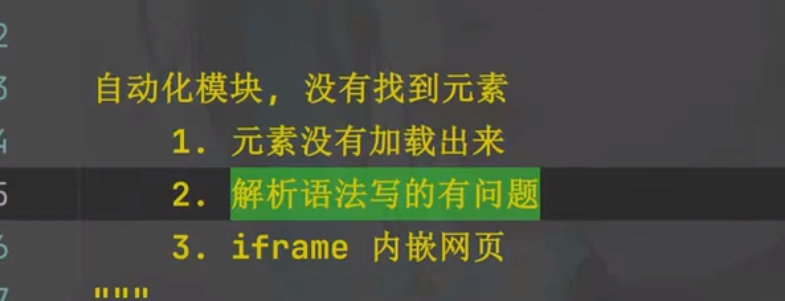
#> input picture assist/python/12306/自动化元素未加载原因.png, 785 x 301 px; its folder holds only this picture in this run
$ python -i similarity.py   (imports and definitions only)
#> lines starting #> are read from the running program, lines starting #| are printed output that depends on the picture
#> further down, picture is the input picture: shape (301, 785, 3); mean B, G, R 63.6, 77.5, 74.1
import os
import cv2
import numpy as np
import pandas as pd
from sklearn.metrics.pairwise import cosine_similarity
from tqdm import tqdm
from video_utility  import dy_root ,DestInfo
import os
import subprocess
# LBP实现（需安装 scikit-image）
from skimage.feature import local_binary_pattern
import seaborn as sns
import matplotlib.pyplot as plt
import sys
from pathlib import Path


from base import hash_text,logger_helper,UpdateTimeType


# [22 lines left out: function get_cover, not called in this run]
def extract_cover_features(cover_image):
    """提取封面特征"""
    if cover_image is None:
        return None

    # 颜色直方图 (HSV空间)
    hsv = cv2.cvtColor(cover_image, cv2.COLOR_BGR2HSV)
#> hsv: shape (301, 785, 3); mean H, S, V 115.9, 36.4, 79.7
    hist_hsv = cv2.calcHist([hsv], [0,1,2], None, [8,8,8], [0,180,0,256,0,256])
    hist_hsv = cv2.normalize(hist_hsv, hist_hsv).flatten()
#> hist_hsv = 512 values, max 0.958 at index 386, min 0 at index 0, mean 0.00375

    # LBP纹理特征
    gray = cv2.cvtColor(cover_image, cv2.COLOR_BGR2GRAY)
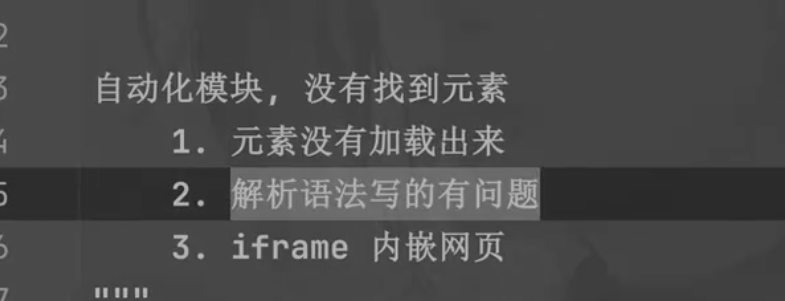
#> gray: shape (301, 785); min 34, max 203, mean 74.8
    lbp = local_binary_pattern(gray, P=8, R=1, method='uniform')
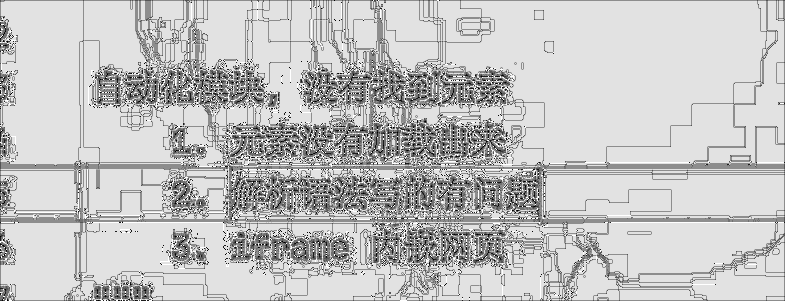
#> lbp: shape (301, 785) float64; min 0, max 9, mean 6.91; drawn with min black and max white
    hist_lbp = np.histogram(lbp, bins=10, range=(0, 10))[0]
#> hist_lbp = [1512, 4112, 1580, 9016, 13279, 33372, 4324, 6866, 155347, 6877]
    hist_lbp = hist_lbp / hist_lbp.sum()
#> hist_lbp = [0.0064, 0.0174, 0.00669, 0.0382, 0.0562, 0.141, 0.0183, 0.0291, 0.657, 0.0291]

    # 合并特征
    return np.hstack([hist_hsv, hist_lbp])
# [25 lines left out: functions process_video_folder, calculate_similarity, not called in this run]


# [42 lines not run here, left out]

    # sim_matrix_df = pd.DataFrame(sim_matrix, index=df_report['视频文件'], columns=df_report['视频文件'])
    # # 可选：保存到Excel
    # sim_matrix_df.to_excel( os.path.join(dy_root.similarity_dir,f"{dir_name}-相似度矩阵.xlsx"), index=True)

>>> import cv2
>>> picture = cv2.imread('12306/自动化元素未加载原因.png')
>>> result = extract_cover_features(picture)
#> result = 522 values, max 0.958 at index 386, min 0 at index 0, mean 0.0056

$ run again, on assist/python/12306/自动化输入.png
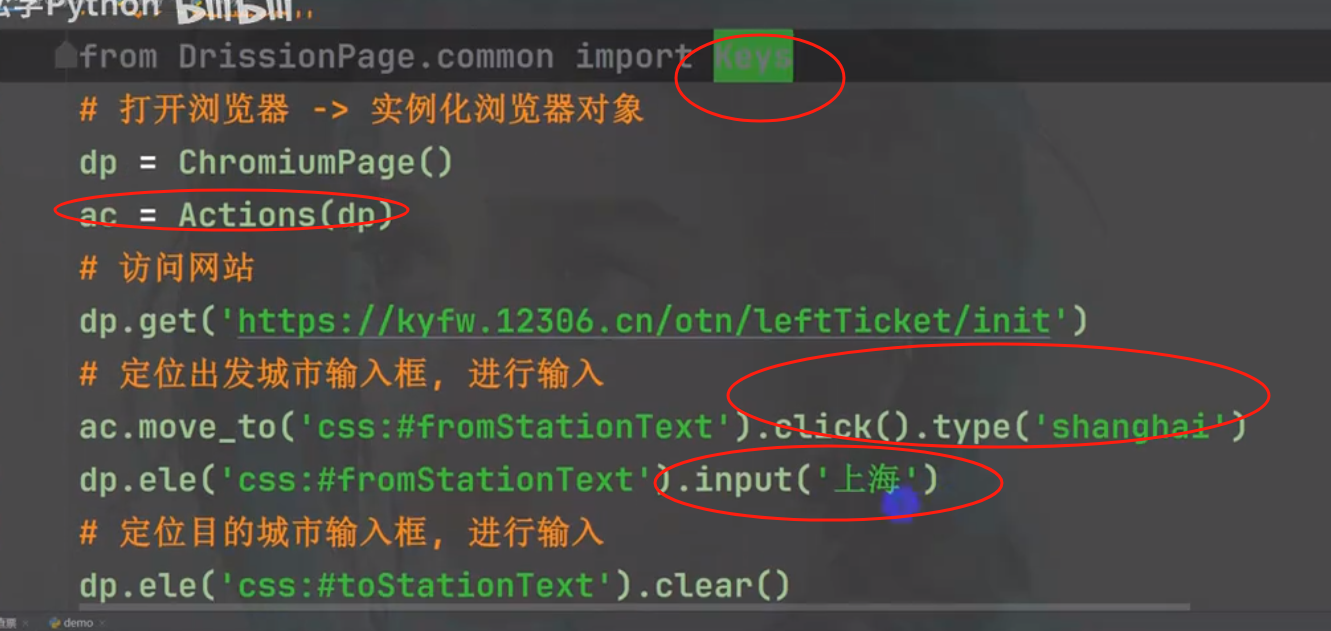
#> input picture assist/python/12306/自动化输入.png, 1331 x 631 px
#> picture is the input picture: shape (631, 1331, 3); mean B, G, R 68.8, 73.4, 74.9
#> hsv: shape (631, 1331, 3); mean H, S, V 113, 25.9, 79.7
#> hist_hsv = 512 values, max 0.933 at index 386, min 0 at index 0, mean 0.0043
#> in extract_cover_features, `gray = cv2.cvtColor(cover_image, cv2.COLOR_BGR2GRAY)`:
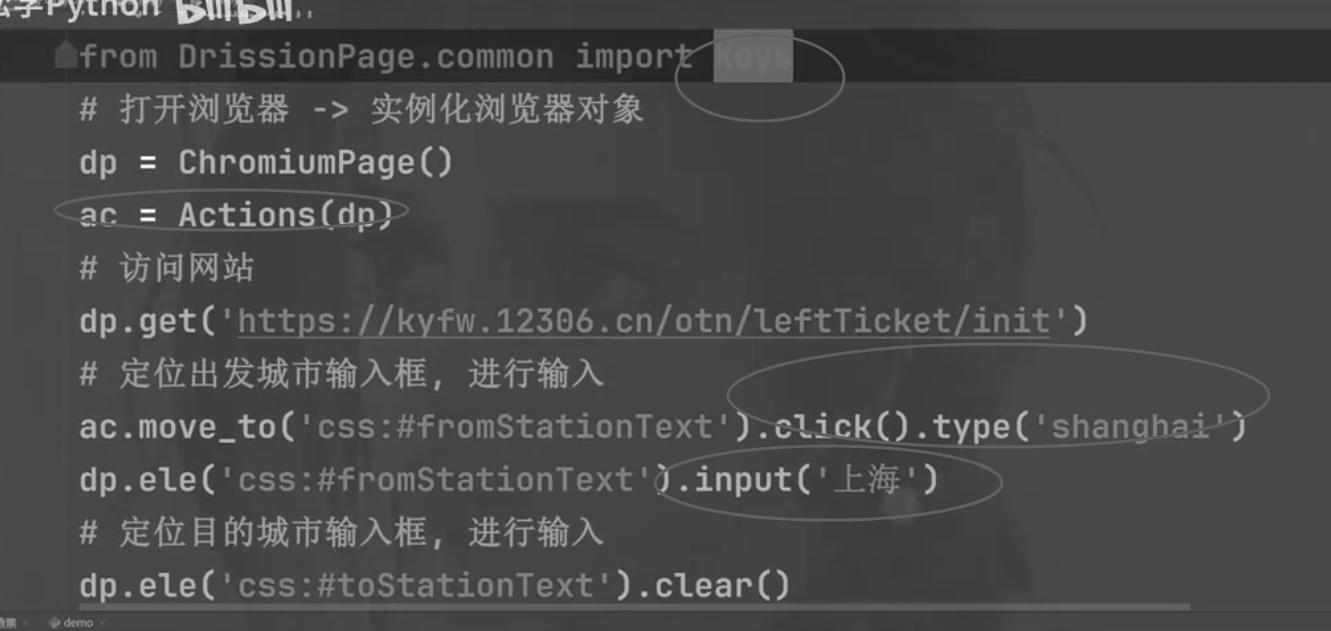
#> gray: shape (631, 1331); min 27, max 255, mean 73.2
#> in extract_cover_features, `lbp = local_binary_pattern(gray, P=8, R=1, method='uniform')`:
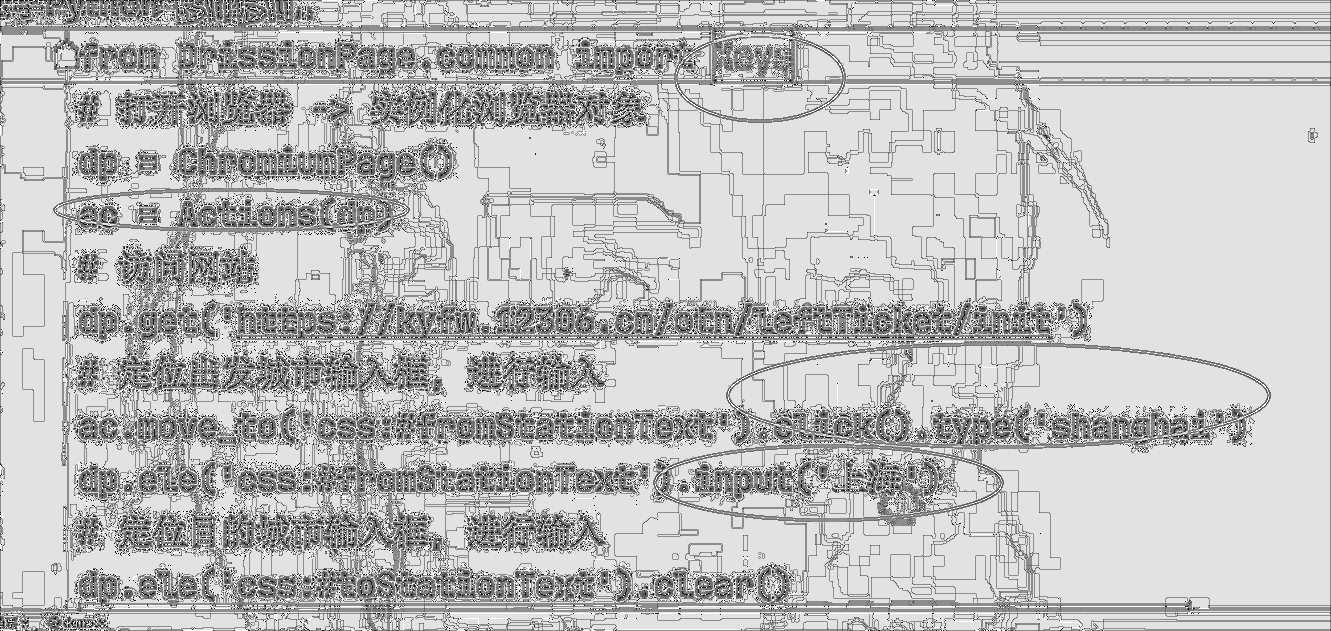
#> lbp: shape (631, 1331) float64; min 0, max 9, mean 6.78; drawn with min black and max white
#> in extract_cover_features, `hist_lbp = np.histogram(lbp, bins=10, range=(0, 10))[0]`: hist_lbp = [5328, 15678, 5102, 37517, 62269, 126059, 15335, 27703, 517177, 27693]
#> in extract_cover_features, `hist_lbp = hist_lbp / hist_lbp.sum()`: hist_lbp = [0.00634, 0.0187, 0.00607, 0.0447, 0.0741, 0.15, 0.0183, 0.033, 0.616, 0.033]
#> result = 522 values, max 0.933 at index 386, min 0 at index 0, mean 0.00613
